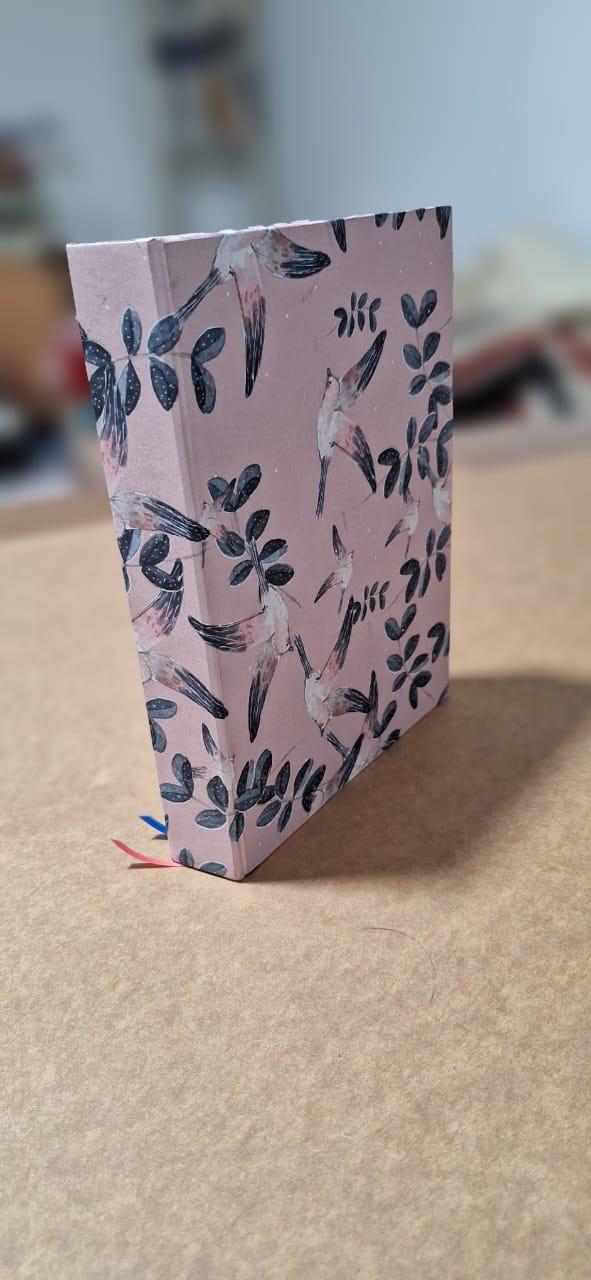
#> input picture agendas-2027/reel-ia/fotos-para-ia/1-agenda-parada.jpg, 591 x 1280 px
$ python retoque.py ../reel-ia/fotos-para-ia/1-agenda-parada.jpg
#> lines starting #> are read from the running program, lines starting #| are printed output that depends on the picture; after the words box and inside, x2 and y2 are one past the last pixel; in counts of white or black regions, pixels touching at a corner belong together
#> further down, im is the input picture: shape (1280, 591, 3); mean B, G, R 142, 147.6, 157.8
# Retoque: luz (niveles + balance de blancos) y suavizado de piel en las manos.
import cv2, numpy as np, sys
def luz(img):
    f = img.astype(np.float32)
    # balance de blancos: lo más claro (papel) tiene que ser neutro
    lum = f.mean(2); m = lum > np.percentile(lum, 92)
#> after `m = lum > np.percentile(lum, 92)`:
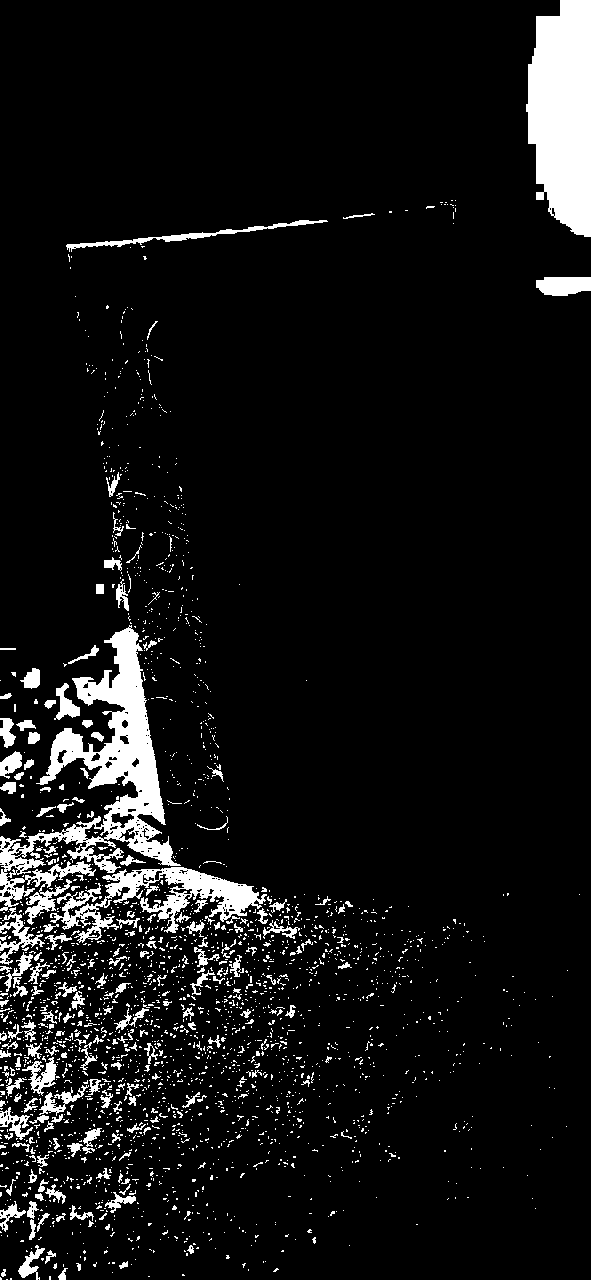
#> m: shape (1280, 591) bool; 7.7% white; 2519 white regions (2298 under 20 px), largest, box (x1, y1, x2, y2) and area: (0, 625, 181, 925) 14316, (526, 0, 591, 237) 12387, (50, 867, 267, 943) 5198
    ref = f[m].mean(0); f *= ref.mean() / ref
#> after `ref = f[m].mean(0)`: ref = [185.5, 195.3, 202.8]
    # niveles: punto blanco en el percentil 99,5 y algo más de medios
    hi = np.percentile(f, 99.5); f = np.clip(f / hi * 245, 0, 255) / 255.0
#> after `hi = np.percentile(f, 99.5)`: hi = 219.2
    f = np.power(f, 0.85)
    return np.clip(f * 255, 0, 255).astype(np.uint8)
def mascara_piel(img):
    ycc = cv2.cvtColor(img, cv2.COLOR_BGR2YCrCb); hsv = cv2.cvtColor(img, cv2.COLOR_BGR2HSV)
#> after `ycc = cv2.cvtColor(img, cv2.COLOR_BGR2YCrCb)`: ycc: shape (1280, 591, 3); mean of channels 0, 1, 2 175.5, 130, 128.2
#> after `hsv = cv2.cvtColor(img, cv2.COLOR_BGR2HSV)`: hsv: shape (1280, 591, 3); mean H, S, V 69.1, 37.1, 188.9
    y, cr, cb = cv2.split(ycc); s = hsv[...,1]
#> after `s = hsv[..., 1]`:
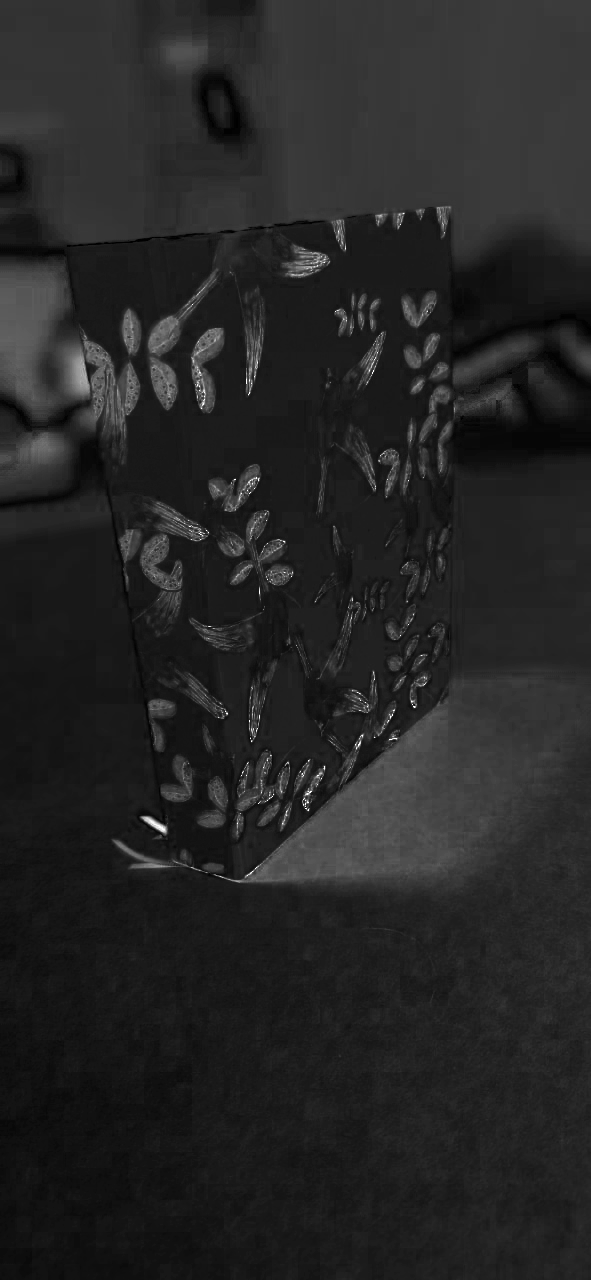
#> s: shape (1280, 591); min 0, max 255, mean 37.1
    m = ((cr > 138) & (cr < 178) & (cb > 82) & (cb < 128) & (s > 35) & (y > 60)).astype(np.uint8) * 255
#> m: shape (1280, 591); 6% white; 159 white regions (146 under 20 px), largest, box (x1, y1, x2, y2) and area: (226, 694, 568, 896) 32462, (0, 268, 90, 404) 9125, (453, 336, 536, 383) 1282
    m = cv2.morphologyEx(m, cv2.MORPH_OPEN, np.ones((5,5),np.uint8)); m = cv2.morphologyEx(m, cv2.MORPH_CLOSE, np.ones((9,9),np.uint8))
#> after `m = cv2.morphologyEx(m, cv2.MORPH_OPEN, np.ones((5, 5), np.uint8))`: m: shape (1280, 591); 5.8% white; 8 white regions, largest, box (x1, y1, x2, y2) and area: (249, 698, 561, 894) 31949, (0, 268, 89, 404) 9035, (454, 337, 532, 379) 1192
#> after `m = cv2.morphologyEx(m, cv2.MORPH_CLOSE, np.ones((9, 9), np.uint8))`: m: shape (1280, 591); 5.8% white; 6 white regions, box (x1, y1, x2, y2) and area: (249, 698, 561, 894) 32236, (0, 268, 89, 404) 9108, (454, 337, 532, 379) 1198, (561, 332, 591, 373) 736, (113, 839, 165, 872) 722, (474, 688, 480, 694) 36
    return cv2.GaussianBlur(m, (21,21), 0).astype(np.float32)[...,None] / 255.0
#> returned value: shape (1280, 591, 1) float32
def piel(img, fuerza=0.85):
    m = mascara_piel(img)
    suave = cv2.bilateralFilter(img, 9, 45, 9); suave = cv2.bilateralFilter(suave, 9, 35, 9)
    # quita manchas/venas: baja el detalle fino y empareja el tono
    base = cv2.GaussianBlur(suave, (0,0), 3)
    suave = cv2.addWeighted(suave, 0.7, base, 0.3, 0)
    hsv = cv2.cvtColor(suave, cv2.COLOR_BGR2HSV).astype(np.float32); hsv[...,1] *= 0.88; hsv[...,2] = np.clip(hsv[...,2]*1.04, 0, 255)
#> after `hsv = cv2.cvtColor(suave, cv2.COLOR_BGR2HSV).astype(np.float32)`:
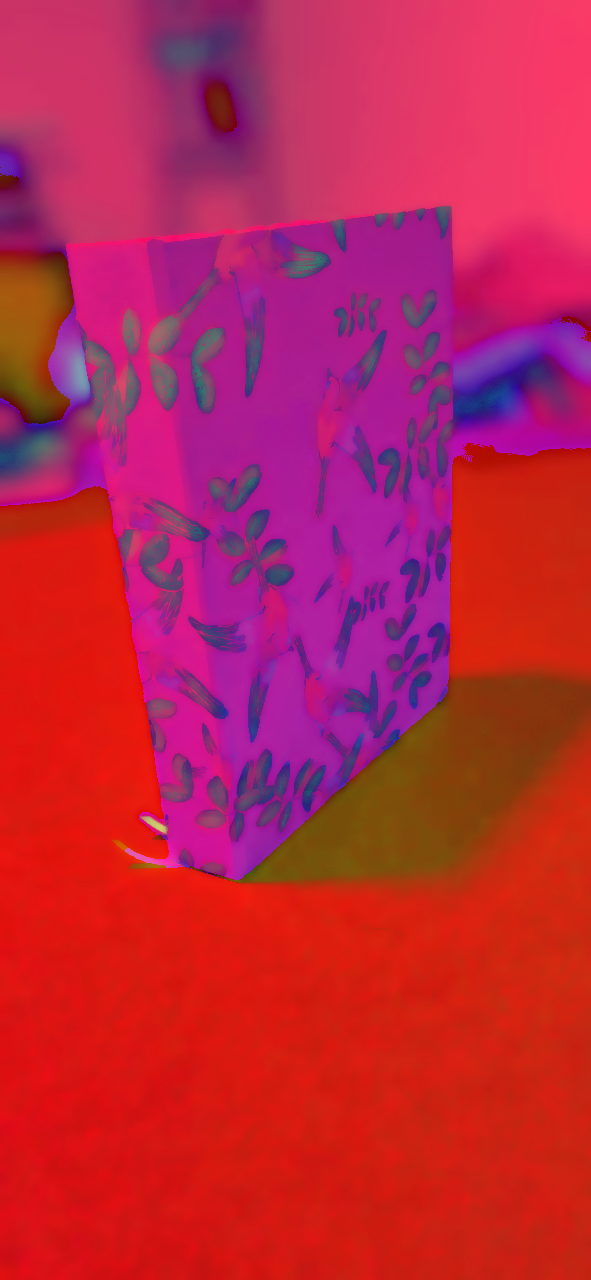
#> hsv: shape (1280, 591, 3) float32; mean B, G, R 69.2, 36.3, 188.9
    suave = cv2.cvtColor(hsv.astype(np.uint8), cv2.COLOR_HSV2BGR)
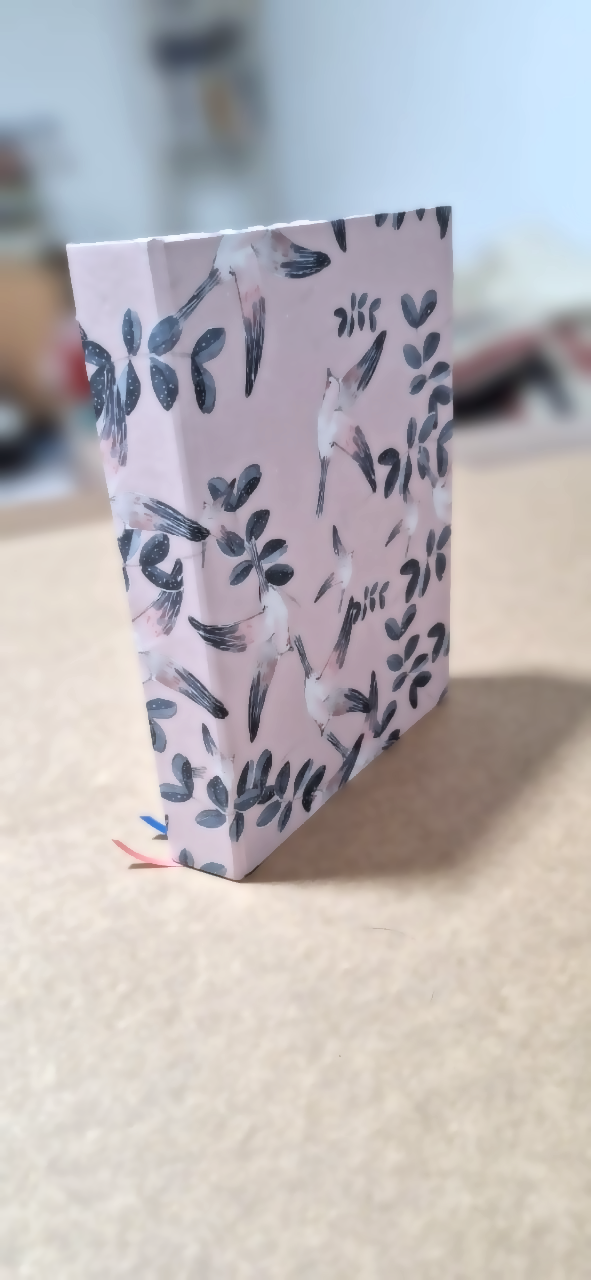
#> suave: shape (1280, 591, 3); mean B, G, R 184, 182, 186.2
    out = img.astype(np.float32) * (1 - m * fuerza) + suave.astype(np.float32) * (m * fuerza)
    return out.astype(np.uint8), m
if __name__ == "__main__":
    for f in sys.argv[1:]:
        im = cv2.imread(f); l = luz(im); r, m = piel(l)
        cv2.imwrite(f.replace('orig_','luz_'), l); cv2.imwrite(f.replace('orig_','ret_'), r); cv2.imwrite(f.replace('orig_','mask_'), (m[...,0]*255).astype(np.uint8))
#> after `cv2.imwrite(f.replace('orig_', 'luz_'), l)`:
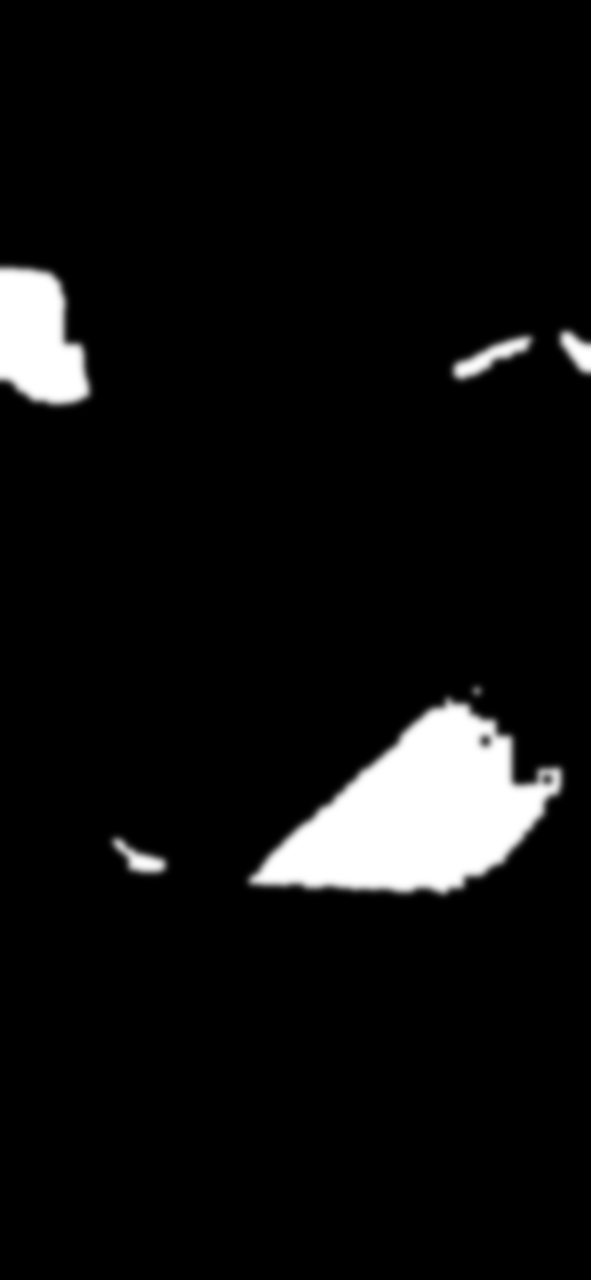
#> saved as 1-agenda-parada.jpg: shape (1280, 591); min 0, max 255, mean 14.8

$ run again, on agendas-2027/reel-ia/fotos-para-ia/3-cuaderno-tela-tapa.jpg
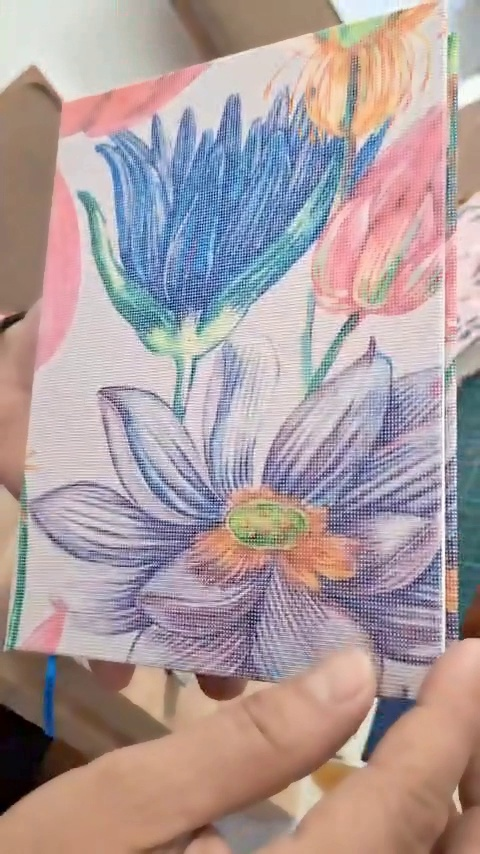
#> input picture agendas-2027/reel-ia/fotos-para-ia/3-cuaderno-tela-tapa.jpg, 480 x 854 px
#> im is the input picture: shape (854, 480, 3); mean B, G, R 156.8, 155.8, 172.9
#> in luz, `m = lum > np.percentile(lum, 92)`:
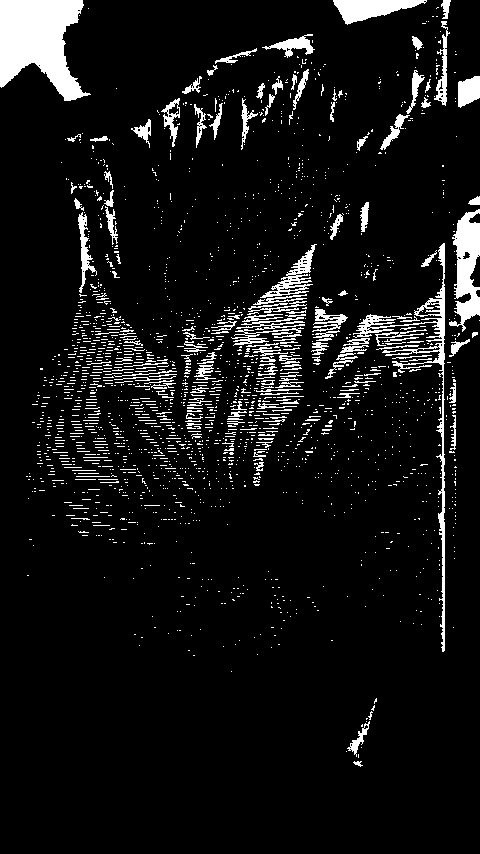
#> m: shape (854, 480) bool; 7.8% white; 2013 white regions (1843 under 20 px), largest, box (x1, y1, x2, y2) and area: (0, 0, 91, 101) 5806, (353, 243, 445, 652) 2585, (449, 209, 480, 332) 2119
#> ref = [220.8, 220.2, 228.2]
#> hi = 244.4
#> ycc: shape (854, 480, 3); mean of channels 0, 1, 2 171.5, 133, 126.5
#> in piel, `hsv = cv2.cvtColor(suave, cv2.COLOR_BGR2HSV).astype(np.float32)`:
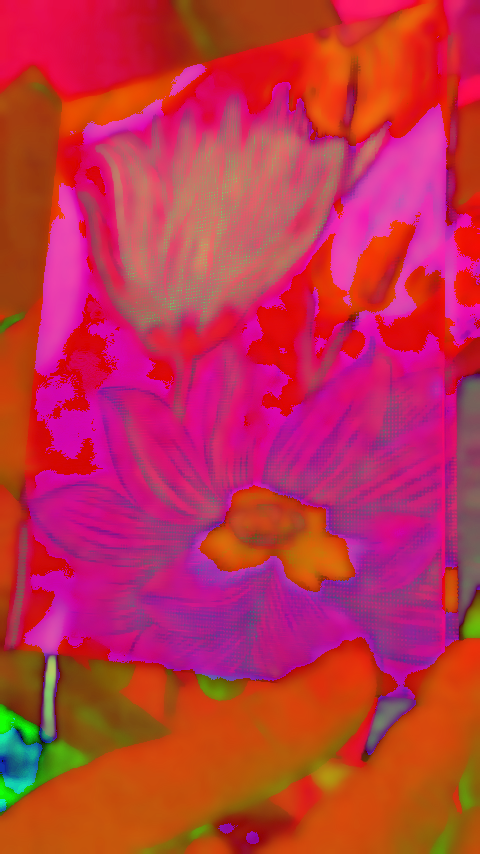
#> hsv: shape (854, 480, 3) float32; mean B, G, R 73.2, 50.5, 191.2

$ run again, on agendas-2027/reel-ia/fotos-para-ia/4-costura-aguja.jpg
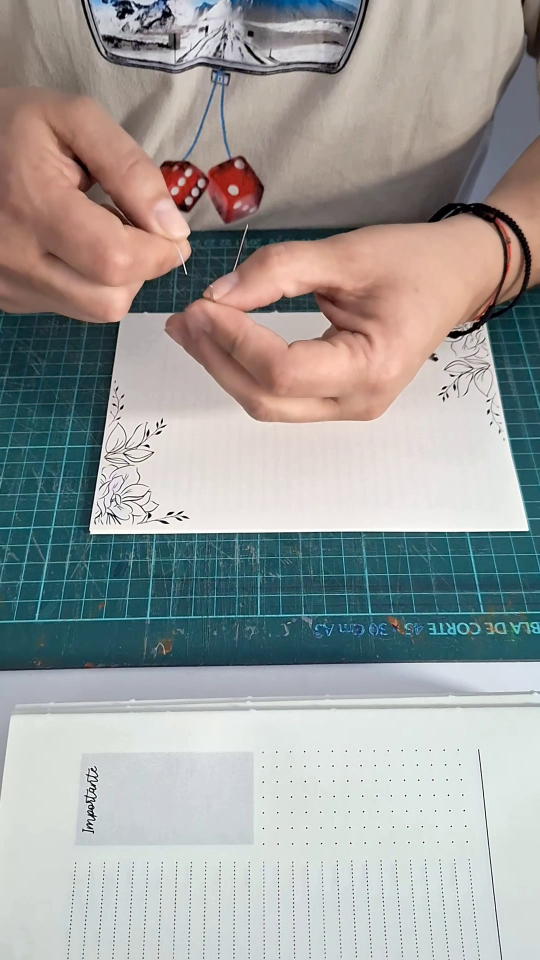
#> input picture agendas-2027/reel-ia/fotos-para-ia/4-costura-aguja.jpg, 1080 x 1920 px (shown at 1/2 size)
#> im is the input picture: shape (1920, 1080, 3); mean B, G, R 156.9, 158.9, 158
#> in luz, `m = lum > np.percentile(lum, 92)`:
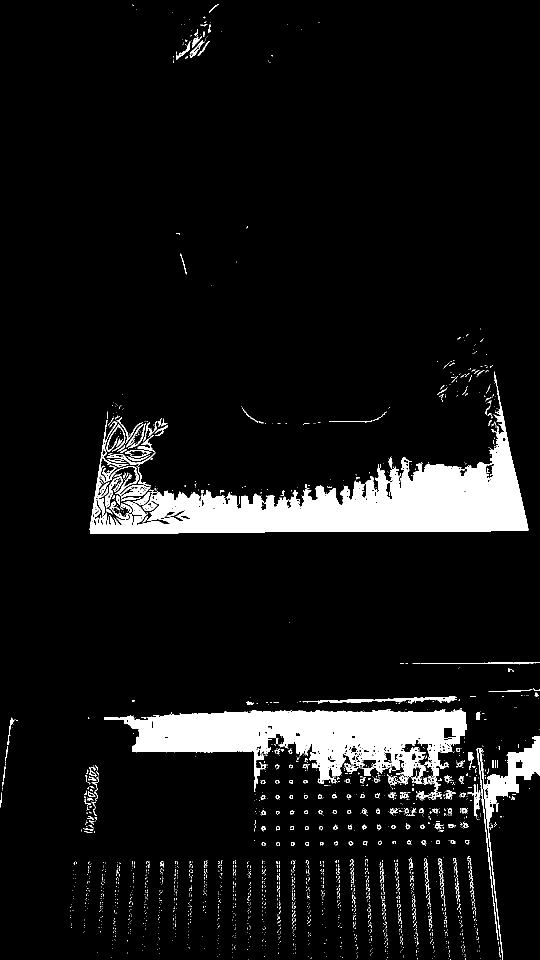
#> m: shape (1920, 1080) bool (shown at 1/2 size); 8% white; 2352 white regions (2136 under 20 px), largest, box (x1, y1, x2, y2) and area: (179, 744, 1057, 1068) 77539, (208, 1419, 933, 1584) 56961, (954, 1472, 1080, 1920) 7850
#> ref = [232.6, 234.6, 233]
#> hi = 247.7
#> ycc: shape (1920, 1080, 3); mean of channels 0, 1, 2 165.4, 127.5, 127.9
#> `cv2.imwrite(f.replace('orig_', 'luz_'), l)`:
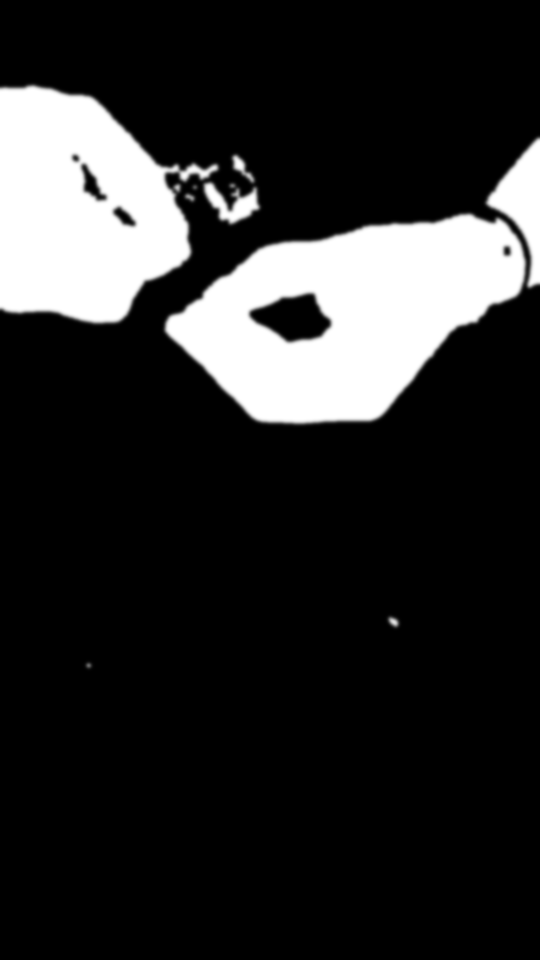
#> saved as 4-costura-aguja.jpg: shape (1920, 1080) (shown at 1/2 size); min 0, max 255, mean 41.7
